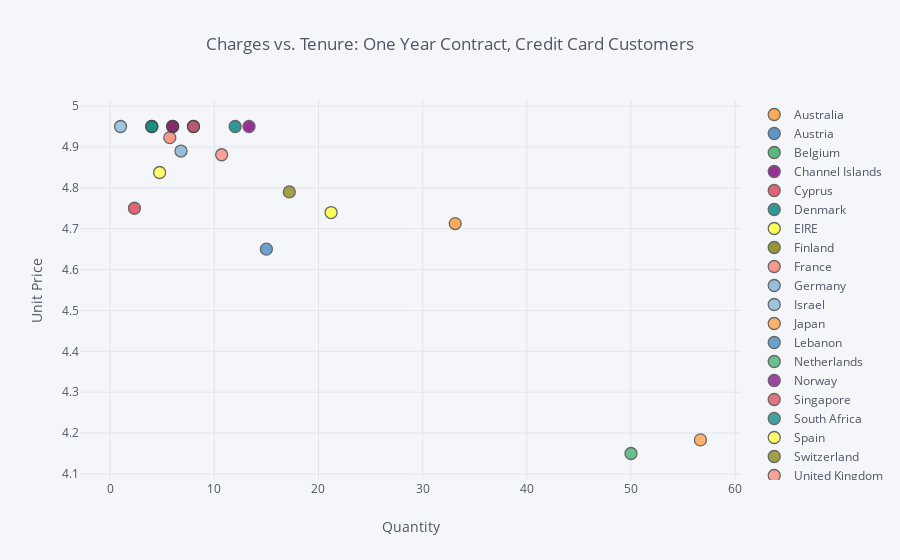

Source (notebook cell):
### Code cell
df3.iplot(x='Quantity', y='UnitPrice', categories='Country',
           xTitle='Quantity', yTitle='Unit Price',
           title='Charges vs. Tenure: One Year Contract, Credit Card Customers')

### Figure 1 — Plotly figure (JSON) as saved in the notebook; plotly's stock layout.template omitted (floating-point values rounded to 4 significant figures)
{"data": [{"marker": {"color": "rgba(255, 153, 51, 1.0)", "line": {"width": 1.3}, "opacity": 0.8, "size": 12, "symbol": "circle"}, "mode": "markers", "name": "Australia", "textfont": {"color": "#4D5663"}, "type": "scatter", "uid": "bc06a12d-857b-49b8-8746-8cfa4973bb89", "x": [33.12], "y": [4.713]}, {"marker": {"color": "rgba(55, 128, 191, 1.0)", "line": {"width": 1.3}, "opacity": 0.8, "size": 12, "symbol": "circle"}, "mode": "markers", "name": "Austria", "textfont": {"color": "#4D5663"}, "type": "scatter", "uid": "71299d26-402c-42f1-8542-800b55917164", "x": [8], "y": [4.95]}, {"marker": {"color": "rgba(50, 171, 96, 1.0)", "line": {"width": 1.3}, "opacity": 0.8, "size": 12, "symbol": "circle"}, "mode": "markers", "name": "Belgium", "textfont": {"color": "#4D5663"}, "type": "scatter", "uid": "89a1992a-69ac-465c-b24c-af13e04b00ae", "x": [4], "y": [4.95]}, {"marker": {"color": "rgba(128, 0, 128, 1.0)", "line": {"width": 1.3}, "opacity": 0.8, "size": 12, "symbol": "circle"}, "mode": "markers", "name": "Channel Islands", "textfont": {"color": "#4D5663"}, "type": "scatter", "uid": "1aa947ac-fcc2-46e5-a07d-bcf8089fb8b8", "x": [13.33], "y": [4.95]}, {"marker": {"color": "rgba(219, 64, 82, 1.0)", "line": {"width": 1.3}, "opacity": 0.8, "size": 12, "symbol": "circle"}, "mode": "markers", "name": "Cyprus", "textfont": {"color": "#4D5663"}, "type": "scatter", "uid": "90b630a8-b9db-41c7-ac32-0a62758ca070", "x": [2.333], "y": [4.75]}, {"marker": {"color": "rgba(0, 128, 128, 1.0)", "line": {"width": 1.3}, "opacity": 0.8, "size": 12, "symbol": "circle"}, "mode": "markers", "name": "Denmark", "textfont": {"color": "#4D5663"}, "type": "scatter", "uid": "b655d62c-c31c-4c13-914a-4062c2811dff", "x": [12], "y": [4.95]}, {"marker": {"color": "rgba(255, 255, 51, 1.0)", "line": {"width": 1.3}, "opacity": 0.8, "size": 12, "symbol": "circle"}, "mode": "markers", "name": "EIRE", "textfont": {"color": "#4D5663"}, "type": "scatter", "uid": "aae79d70-a6cb-4ce9-ac43-44d6e09fa082", "x": [21.21], "y": [4.739]}, {"marker": {"color": "rgba(128, 128, 0, 1.0)", "line": {"width": 1.3}, "opacity": 0.8, "size": 12, "symbol": "circle"}, "mode": "markers", "name": "Finland", "textfont": {"color": "#4D5663"}, "type": "scatter", "uid": "0cf9c8d9-5816-43c1-bb97-96086d4fd791", "x": [6], "y": [4.95]}, {"marker": {"color": "rgba(251, 128, 114, 1.0)", "line": {"width": 1.3}, "opacity": 0.8, "size": 12, "symbol": "circle"}, "mode": "markers", "name": "France", "textfont": {"color": "#4D5663"}, "type": "scatter", "uid": "b6e16be0-b045-400d-905a-f32b0e6b0704", "x": [5.727], "y": [4.923]}, {"marker": {"color": "rgba(128, 177, 211, 1.0)", "line": {"width": 1.3}, "opacity": 0.8, "size": 12, "symbol": "circle"}, "mode": "markers", "name": "Germany", "textfont": {"color": "#4D5663"}, "type": "scatter", "uid": "12117a8a-f9f4-4140-8112-e3b72fbcd9b1", "x": [6.8], "y": [4.89]}, {"marker": {"color": "rgba(128, 177, 211, 0.8999999999999999)", "line": {"width": 1.3}, "opacity": 0.8, "size": 12, "symbol": "circle"}, "mode": "markers", "name": "Israel", "textfont": {"color": "#4D5663"}, "type": "scatter", "uid": "1074e6d2-6c99-402e-a744-40776cc1b4b0", "x": [1], "y": [4.95]}, {"marker": {"color": "rgba(255, 153, 51, 0.8999999999999999)", "line": {"width": 1.3}, "opacity": 0.8, "size": 12, "symbol": "circle"}, "mode": "markers", "name": "Japan", "textfont": {"color": "#4D5663"}, "type": "scatter", "uid": "3b9947c8-1ef2-4b87-9626-b80771cc1d69", "x": [56.67], "y": [4.183]}, {"marker": {"color": "rgba(55, 128, 191, 0.8999999999999999)", "line": {"width": 1.3}, "opacity": 0.8, "size": 12, "symbol": "circle"}, "mode": "markers", "name": "Lebanon", "textfont": {"color": "#4D5663"}, "type": "scatter", "uid": "30c60e94-685a-40b2-ac92-fed6e795e7f5", "x": [15], "y": [4.65]}, {"marker": {"color": "rgba(50, 171, 96, 0.8999999999999999)", "line": {"width": 1.3}, "opacity": 0.8, "size": 12, "symbol": "circle"}, "mode": "markers", "name": "Netherlands", "textfont": {"color": "#4D5663"}, "type": "scatter", "uid": "5350ca63-cbd9-475b-bc1b-737c92d6c321", "x": [50], "y": [4.15]}, {"marker": {"color": "rgba(128, 0, 128, 0.8999999999999999)", "line": {"width": 1.3}, "opacity": 0.8, "size": 12, "symbol": "circle"}, "mode": "markers", "name": "Norway", "textfont": {"color": "#4D5663"}, "type": "scatter", "uid": "e481babd-b596-4ae5-bad8-0c8c43b526ea", "x": [6], "y": [4.95]}, {"marker": {"color": "rgba(219, 64, 82, 0.8999999999999999)", "line": {"width": 1.3}, "opacity": 0.8, "size": 12, "symbol": "circle"}, "mode": "markers", "name": "Singapore", "textfont": {"color": "#4D5663"}, "type": "scatter", "uid": "0ebc03bf-c93e-4b18-8cfa-1da9aaaadb0c", "x": [8], "y": [4.95]}, {"marker": {"color": "rgba(0, 128, 128, 0.8999999999999999)", "line": {"width": 1.3}, "opacity": 0.8, "size": 12, "symbol": "circle"}, "mode": "markers", "name": "South Africa", "textfont": {"color": "#4D5663"}, "type": "scatter", "uid": "c15fd77e-8edf-437c-89fe-5e67ee592fa6", "x": [4], "y": [4.95]}, {"marker": {"color": "rgba(255, 255, 51, 0.8999999999999999)", "line": {"width": 1.3}, "opacity": 0.8, "size": 12, "symbol": "circle"}, "mode": "markers", "name": "Spain", "textfont": {"color": "#4D5663"}, "type": "scatter", "uid": "35d62a8e-0507-459c-b8b2-af8a0e37cdac", "x": [4.75], "y": [4.838]}, {"marker": {"color": "rgba(128, 128, 0, 0.8999999999999999)", "line": {"width": 1.3}, "opacity": 0.8, "size": 12, "symbol": "circle"}, "mode": "markers", "name": "Switzerland", "textfont": {"color": "#4D5663"}, "type": "scatter", "uid": "dc974d55-90e9-4897-99a3-0c44a5185926", "x": [17.2], "y": [4.79]}, {"marker": {"color": "rgba(251, 128, 114, 0.8999999999999999)", "line": {"width": 1.3}, "opacity": 0.8, "size": 12, "symbol": "circle"}, "mode": "markers", "name": "United Kingdom", "textfont": {"color": "#4D5663"}, "type": "scatter", "uid": "174f4368-a638-4dc7-ab0f-fa531b4f3c7a", "x": [10.71], "y": [4.881]}], "layout": {"legend": {"bgcolor": "#F5F6F9", "font": {"color": "#4D5663"}}, "paper_bgcolor": "#F5F6F9", "plot_bgcolor": "#F5F6F9", "title": {"font": {"color": "#4D5663"}, "text": "Charges vs. Tenure: One Year Contract, Credit Card Customers"}, "xaxis": {"gridcolor": "#E1E5ED", "showgrid": true, "tickfont": {"color": "#4D5663"}, "title": {"font": {"color": "#4D5663"}, "text": "Quantity"}, "zerolinecolor": "#E1E5ED"}, "yaxis": {"gridcolor": "#E1E5ED", "showgrid": true, "tickfont": {"color": "#4D5663"}, "title": {"font": {"color": "#4D5663"}, "text": "Unit Price"}, "zerolinecolor": "#E1E5ED"}}}
